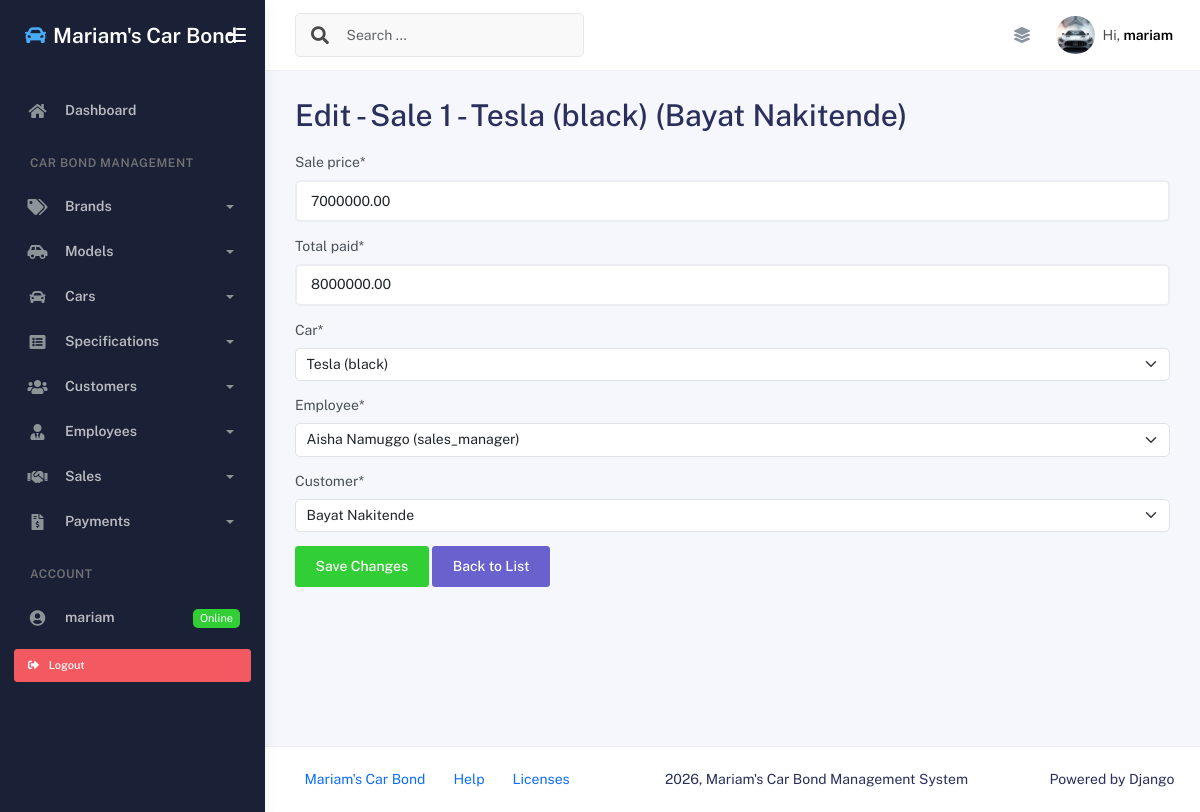
The app's page /edit_sale/1/ (signed in) with its own data.
### App/models.py (models this page shows, shortened)
class Sale(models.Model):
    sale_price = models.DecimalField(max_digits=12, decimal_places=2)
    total_paid = models.DecimalField(max_digits=12, decimal_places=2, default=0)
    car = models.ForeignKey(Car, on_delete=models.CASCADE)
    employee = models.ForeignKey(Employee, on_delete=models.CASCADE)
    customer = models.ForeignKey(Customer, on_delete=models.CASCADE)
    def __str__(self):
        return f"Sale {self.id} - {self.car} ({self.customer})"

class Car(models.Model):
    TYPE_OPTIONS = [
        ('S','SUV'),
        ('H','Hatchback'),
        ('P','Pickup')
    ]
    STATUS_OPTIONS = [
        ('A','Available'),
        ('S','Sold'),
        ('R','Reserved')
    ]
    ENGINE_TYPE=[
        ('E','Electric'),
        ('H','Hybrid'),
        ('D','Diesel'),
        ('P','Petrol')
    ]
    SERVICE_INTERVALS = {'S': 10000, 'H': 10000, 'P': 15000}
    model = models.CharField(max_length=50)
    color = models.CharField(max_length=30)
    status = models.CharField(max_length=2, choices=STATUS_OPTIONS)
    mileage = models.PositiveIntegerField()
    price = models.DecimalField(max_digits=12, decimal_places=2)
    car_type = models.CharField(max_length=2, choices=TYPE_OPTIONS)
    engine_type = models.CharField(max_length=30,choices=ENGINE_TYPE)
    capacity = models.PositiveIntegerField(help_text="Number of seats")
    def __str__(self):
        return f"{self.model} ({self.color})"

class Customer(models.Model):
    GENDER_OPTIONS = [
        ('M','Male'),
        ('F','Female')
    ]
    first_name = models.CharField(max_length=20)
    last_name = models.CharField(max_length=20)
    contact = models.CharField(max_length=15)
    address = models.CharField(max_length=100)
    gender = models.CharField(max_length=2, choices=GENDER_OPTIONS)
    def __str__(self):
        return f"{self.first_name} {self.last_name}"

### App/views.py (the view)
# urls.py: path('edit_sale/<int:sale_id>/', edit_sale_view, name='edit_sale_page'),
@login_required
def edit_sale_view(req, sale_id):
    sale = get_object_or_404(Sale, id=sale_id)
    message = None
    if req.method == "POST":
        sale_form = SaleForm(req.POST, instance=sale)
        if sale_form.is_valid():
            sale_form.save()
            message = "Changes saved Successfully!"
        else:
            message = "Form has Invalid data"
    else:
        sale_form = SaleForm(instance=sale)
    context = {'form': sale_form, 'sale': sale, 'msg': message}
    return render(req, "edit_sale.html", context)

### App/forms.py
class SaleForm(DjangoModelForm):
    class Meta:
        model = Sale
        fields = '__all__'

### App/models.py (called while the page is built)
    def __str__(self):
        return f"{self.first_name} {self.last_name} ({self.role})"

### App/templates/edit_sale.html (shortened to what this page needs)
{% extends 'base.html' %}
{% load crispy_forms_tags %}
{% block content %}
    <h1>Edit - {{ sale }}</h1>
    <form method="POST" class="mt-3">
        {{ form|crispy }}
        <input type="submit" value="Save Changes" class="btn btn-success">
        <a href="{% url 'add_sale_page' %}" class="btn btn-secondary">Back to List</a>
    </form>
{% endblock content %}

### App/templates/base.html (shortened to what this page needs)
{% load static %}
<!DOCTYPE html>
<html lang="en">
<head>
    <link rel="stylesheet" href="{% static 'assets/css/bootstrap.min.css' %}" />
    <link rel="stylesheet" href="{% static 'assets/css/plugins.min.css' %}" />
    <link rel="stylesheet" href="{% static 'assets/css/kaiadmin.min.css' %}" />
</head>
<body>
    <div class="wrapper">
      <div class="sidebar" data-background-color="dark">
        <div class="sidebar-logo">
          <div class="logo-header" data-background-color="dark">
            <a href="{% url 'index_page' %}" class="logo text-white text-decoration-none d-flex align-items-center">
              <i class="fas fa-car text-info me-2 fs-4"></i>
              <span class="fw-bold fs-4 text-white">Mariam's Car Bond</span>
            </a>
            <div class="nav-toggle">
              <button class="btn btn-toggle toggle-sidebar">
                <i class="gg-menu-right"></i>
              </button>
            </div>
          </div>
        </div>
        <div class="sidebar-wrapper scrollbar scrollbar-inner">
          <div class="sidebar-content">
            <ul class="nav nav-secondary">
              <li class="nav-item">
                <a href="{% url 'index_page' %}">
                  <i class="fas fa-home"></i>
                  <p>Dashboard</p>
                </a>
              </li>
              <li class="nav-section">
                <h4 class="text-section">Car Bond Management</h4>
              </li>
              <li class="nav-item">
                <a data-bs-toggle="collapse" href="#brandsMenu">
                  <i class="fas fa-tags"></i>
                  <p>Brands</p>
                  <span class="caret"></span>
                </a>
              </li>
              <li class="nav-item">
                <a data-bs-toggle="collapse" href="#modelsMenu">
                  <i class="fas fa-car-side"></i>
                  <p>Models</p>
                  <span class="caret"></span>
                </a>
              </li>
              <li class="nav-item">
                <a data-bs-toggle="collapse" href="#carsMenu">
                  <i class="fas fa-car"></i>
                  <p>Cars</p>
                  <span class="caret"></span>
                </a>
              </li>
              <li class="nav-item">
                <a data-bs-toggle="collapse" href="#specsMenu">
                  <i class="fas fa-list-alt"></i>
                  <p>Specifications</p>
                  <span class="caret"></span>
                </a>
              </li>
              <li class="nav-item">
                <a data-bs-toggle="collapse" href="#customersMenu">
                  <i class="fas fa-users"></i>
                  <p>Customers</p>
                  <span class="caret"></span>
                </a>
              </li>
              <li class="nav-item">
                <a data-bs-toggle="collapse" href="#employeesMenu">
                  <i class="fas fa-user-tie"></i>
                  <p>Employees</p>
                  <span class="caret"></span>
                </a>
              </li>
              <li class="nav-item">
                <a data-bs-toggle="collapse" href="#salesMenu">
                  <i class="fas fa-handshake"></i>
                  <p>Sales</p>
                  <span class="caret"></span>
                </a>
              </li>
              <li class="nav-item">
                <a data-bs-toggle="collapse" href="#paymentsMenu">
                  <i class="fas fa-file-invoice-dollar"></i>
                  <p>Payments</p>
                  <span class="caret"></span>
                </a>
              </li>
              <li class="nav-section">
                <h4 class="text-section">Account</h4>
              </li>
              {% if user.is_authenticated %}
                <li class="nav-item">
                  <a href="#">
                    <i class="fas fa-user-circle"></i>
                    <p>{{ user.username }}</p>
                    <span class="badge badge-success">Online</span>
                  </a>
                </li>
                <li class="nav-item px-3 py-2">
                  <form method="POST" action="{% url 'logout' %}">
                    <button type="submit" class="btn btn-danger btn-sm w-100 text-start">
                      <i class="fas fa-sign-out-alt me-2"></i> Logout
                    </button>
                  </form>
                </li>
              {% endif %}
            </ul>
          </div>
        </div>
      </div>
      <div class="main-panel">
        <div class="main-header">
          <nav
            class="navbar navbar-header navbar-header-transparent navbar-expand-lg border-bottom"
          >
            <div class="container-fluid">
              <nav
                class="navbar navbar-header-left navbar-expand-lg navbar-form nav-search p-0 d-none d-lg-flex"
              >
                <div class="input-group">
                  <div class="input-group-prepend">
                    <button type="submit" class="btn btn-search pe-1">
                      <i class="fa fa-search search-icon"></i>
                    </button>
                  </div>
                  <input
                    type="text"
                    placeholder="Search ..."
                    class="form-control"
                  />
                </div>
              </nav>
              <ul class="navbar-nav topbar-nav ms-md-auto align-items-center">
                <li class="nav-item topbar-icon dropdown hidden-caret">
                  <a
                    class="nav-link"
                    data-bs-toggle="dropdown"
                    href="#"
                    aria-expanded="false"
                  >
                    <i class="fas fa-layer-group"></i>
                  </a>
                </li>
                <li class="nav-item topbar-user dropdown hidden-caret">
                  <a
                    class="dropdown-toggle profile-pic"
                    data-bs-toggle="dropdown"
                    href="#"
                    aria-expanded="false"
                  >
                    <div class="avatar-sm">
                      <img
                        src="{% static 'assets/img/car.jpg.jpg' %}"
                        alt="Car profile image"
                        class="avatar-img rounded-circle"
                      />
                    </div>
                    <span class="profile-username">
                      <span class="op-7">Hi,</span>
                      <span class="fw-bold">{{ user.username|default:"Guest" }}</span>
                    </span>
                  </a>
                </li>
              </ul>
            </div>
          </nav>
        </div>
        <div class="container">
          <div class="page-inner">
            {% block content %}
            {% endblock content %}
          </div>
        </div>
        <footer class="footer">
          <div class="container-fluid d-flex justify-content-between">
            <nav class="pull-left">
              <ul class="nav">
                <li class="nav-item">
                  <a class="nav-link" href="{% url 'index_page' %}">
                    Mariam's Car Bond
                  </a>
                </li>
                <li class="nav-item">
                  <a class="nav-link" href="#"> Help </a>
                </li>
                <li class="nav-item">
                  <a class="nav-link" href="#"> Licenses </a>
                </li>
              </ul>
            </nav>
            <div class="copyright">
              2026, Mariam's Car Bond Management System
            </div>
            <div>
              Powered by Django
            </div>
          </div>
        </footer>
      </div>
    </div>
</body>
</html>

### records on screen
Sale: id+car+customer "Sale 1 - Tesla (black) (Bayat Nakitende)", sale_price "7000000.00", total_paid "8000000.00", car "Tesla (black)", employee "Aisha Namuggo (sales_manager)", customer "Bayat Nakitende"

### other values on screen
{{ user.username }} "mariam"
{{ user.username|default:"Guest" }} "mariam"
